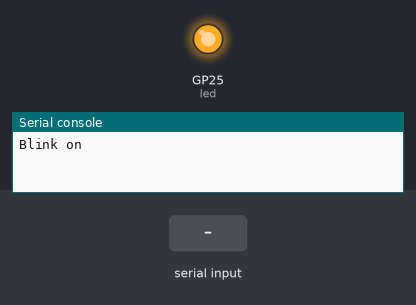
The program below on a simulated Raspberry Pi Pico running MicroPython. Parts: output pins drawn as LEDs (lit = HIGH), the last lines printed to the serial console. Dashed ring = blinking. The inputs (shaded band) are chosen by the test bench.

Above: at 1.2 s.
1.3 s: "off" typed at the serial console, then Enter
At 1.8 s:
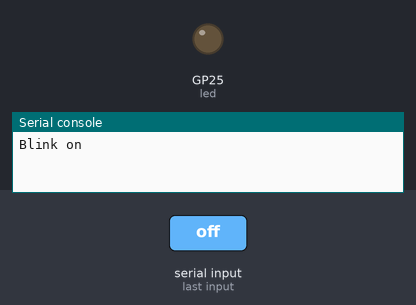
3.3 s: "on" typed at the serial console, then Enter
At 4.9 s:
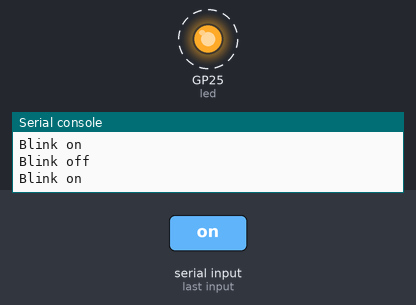
Timing chart, 0 to 15.3 s (numbered marks = the images above; inputs shaded):
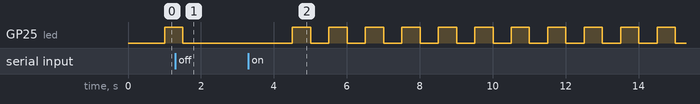

Measured:
- after the input at 1.3 s, GP25 (led): goes on until 1.5 s, then stays LOW
- after the input at 3.3 s, GP25 (led): alternates HIGH for 0.50 s and LOW for 0.50 s, starting after 1.2 s

The program:

main.py
```python
"""
Name:        blink
Author:      Cees van de Griend <cees@griend.eu>
Date:        2022-05-13

Description: A sample MicroPython appliction for a Raspberry Pico.
"""

from machine import Pin, Timer

import sys
import select
import time


_debug_ = False

line = ''

led = Pin(25, Pin.OUT)
blink_msec = 500
timer = Timer()

poll = select.poll()
poll.register(sys.stdin, select.POLLIN)


def _read():
    return(sys.stdin.read(1) if poll.poll(0) else None)


def readln():
    global line

    eol = False
    ch = _read()

    if (ch):
        if (ch) == '\n':
            eol = True
        else:
            line += ch

    return eol


def blink(timer):
    global led

    if _debug_:
        print('** Blinking **')

    led.value(1)
    time.sleep_ms(blink_msec)
    led.value(0)

    if _debug_:
        print('** Blinked **')


def help():
    if _debug_:
        print('** Helping **')

    """ Simple print a help message. """
    print('''---------
  Blink:

    debug - toggle debug information
    help  - this help messag
    off   - turn blink off
    on    - turn blink on
    quit  - stop the application
---------''')

    if _debug_:
        print('** Helped **')


def off():
    """
    Simple function to switch the LED off.
    """
    global led

    if _debug_:
        print('** Switching off **')

    timer.deinit()
    print('Blink off')

    if _debug_:
        print('** Switched off **')


def on():
    """
    Simple function to switch the LED on.
    """
    global led

    if _debug_:
        print('** Switching on **')

    timer.init(mode = Timer.PERIODIC, period=blink_msec * 2, callback=blink)
    print('Blink on')

    if _debug_:
        print('** Switched on **')


def main():
    """
    Main loop.
    """
    global _debug_
    global line
    global led

    stopping = False
    on()

    while not stopping:
        if (readln()):
            if _debug_:
                print(f'> {line}')

            # Handle commands
            if line == 'debug':
                _debug_ = not _debug_
                print(f'Debug: {_debug_}')
            elif line == 'help':
                help()
            elif line == 'off':
                off()
            elif line == 'on':
                on()
            elif line == 'quit':
                if _debug_:
                    print('** Stopping **')
                stopping = True
                print('Quit')
            else:
                print(f'** Unknown command: {line}')

            # Asume we are done
            line = ''
        else:
            time.sleep(0.1)

    if _debug_:
        print('** Stopped **')


if __name__ == '__main__':
    main()
```
